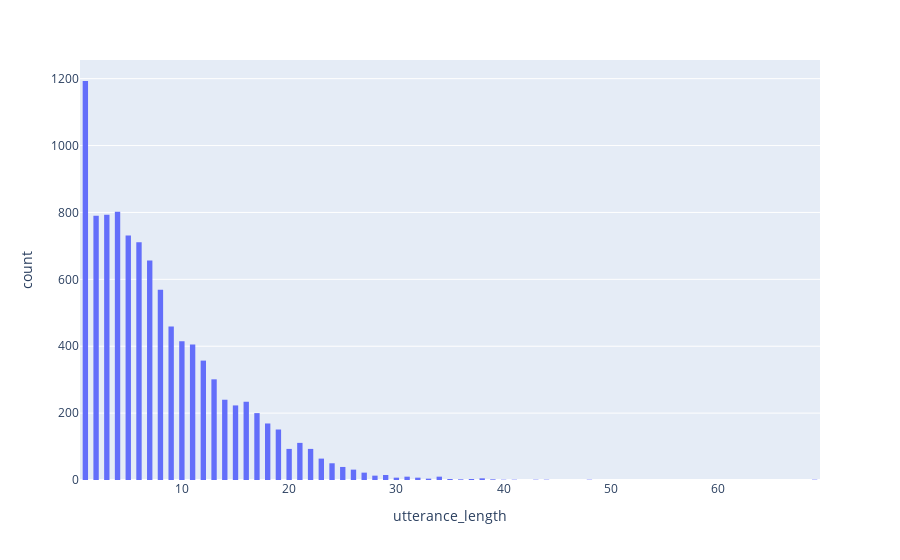

The notebook cell saved with this chart:
### Code cell
utterance_length_df = pd.DataFrame(utterance_length, columns=['utterance_length'])

fig = px.histogram(utterance_length_df, x="utterance_length")
fig.update_layout(bargap=0.5, hovermode="x")
fig.show()

### Figure 1 — Plotly figure (JSON) as saved in the notebook; plotly's stock layout.template omitted (floating-point values rounded to 4 significant figures; data arrays with more than 128 entries replaced by an {"elided": "..."} marker saying what was removed)
{"data": [{"alignmentgroup": "True", "bingroup": "x", "hovertemplate": "utterance_length=%{x}<br>count=%{y}<extra></extra>", "legendgroup": "", "marker": {"color": "#636efa", "pattern": {"shape": ""}}, "name": "", "offsetgroup": "", "orientation": "v", "showlegend": false, "type": "histogram", "x": {"elided": "9989 int values"}, "xaxis": "x", "yaxis": "y"}], "layout": {"bargap": 0.5, "barmode": "relative", "hovermode": "x", "legend": {"tracegroupgap": 0}, "margin": {"t": 60}, "xaxis": {"anchor": "y", "domain": [0, 1], "title": {"text": "utterance_length"}}, "yaxis": {"anchor": "x", "domain": [0, 1], "title": {"text": "count"}}}}
